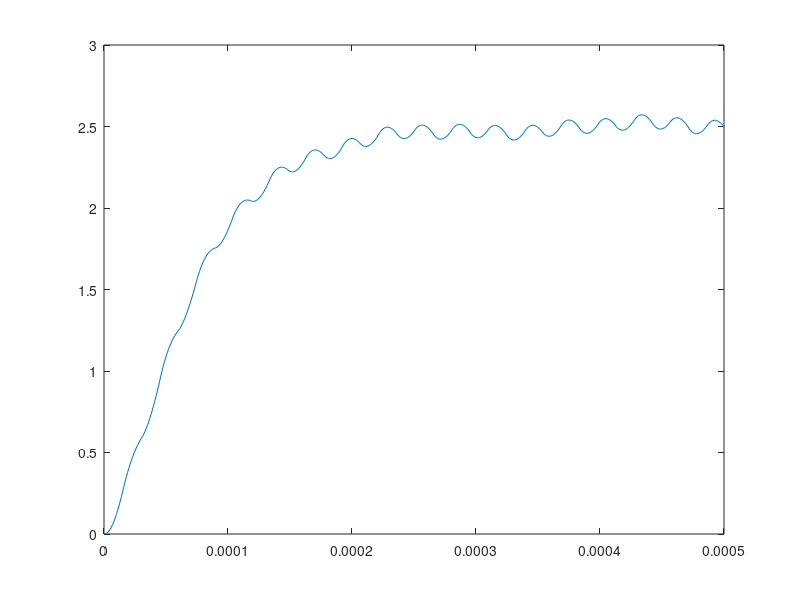

The MATLAB source for this figure:



clear;
kilo =10^( 3);
mili =10^(-3);
micro=10^(-6);
nano =10^(-9);


time = 0.5*mili;    # input("Tiempo simulacion: ");
h    = 1*micro;     # input("Subdiv simulacion: ");
bits = 8;           # input("Bits del PWM: ");
Vhgh = 5;           # input("Vhgh del PWM: ");
freq = 34*kilo;     # input("Freq del PWM: ");
pwm  = 127;         # input("Val. del PWM: ");
ord  = 2 ;          # input("Ord. del filtro RC: ");
res  = 2*kilo;      # input("Res. del filtro RC: ");
cap  = 20*nano;     # input("Cap. del filtro RC: ");
N = floor(time/h);

V=zeros(ord+1,N+1);
t=zeros(  1,N+1);

# Pwm-Gemerator
#function [out] = generatepwm(N,)
for i=0:N
  t(1,i+1) = i*h;
  toFloor=t(1,i+1)*freq;
	if toFloor-floor(toFloor) < (pwm/(2^(bits)-1))
    V(1,i+1) = Vhgh;
	else
    V(1,i+1) = 0;
	end
end

# Rumge-Kutta
# for 0 to max time
# y'= f(x)
#
# V(t) =  Vr + Vc;
# V(t) = i*R + q/C;
# V(t) = q'*R + q/C;
#    q'= (V(t) - q/C) / R;
# x=V , y=q, y0=0;
#
# function [y] = rungekutta(@(x,y) f,x,h)
for j=1:ord
  C=cap;R=res;
  x=V(j,:);
	y=zeros(1,N+1);
  f= @(v,q) (v - q/C) / R;
	for i=1:N
		k1 = f (x(i)    , y(i));
		k2 = f (x(i)+h/2, y(i)+k1*h/2);
		k3 = f (x(i)+h/2, y(i)+k2*h/2);
		k4 = f (x(i)+h  , y(i)+k3*h  );
	  # y(x)
		y(i+1)=y(i) + (k1+2*(k2+k3)+k4) * h/6;
    V(j+1,i+1)=y(i+1)/C;
  end
end



plot(t,V(ord+1,:));
